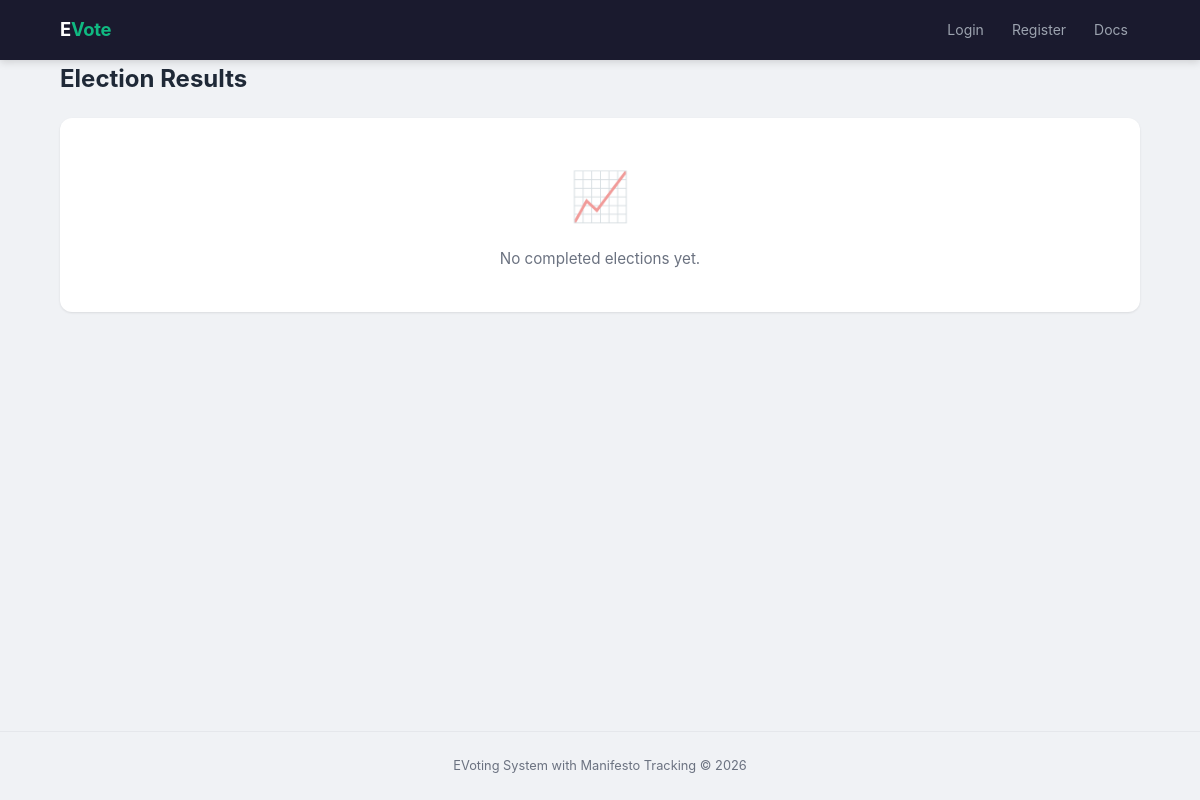
Page /results/15/ on the earlier database version.
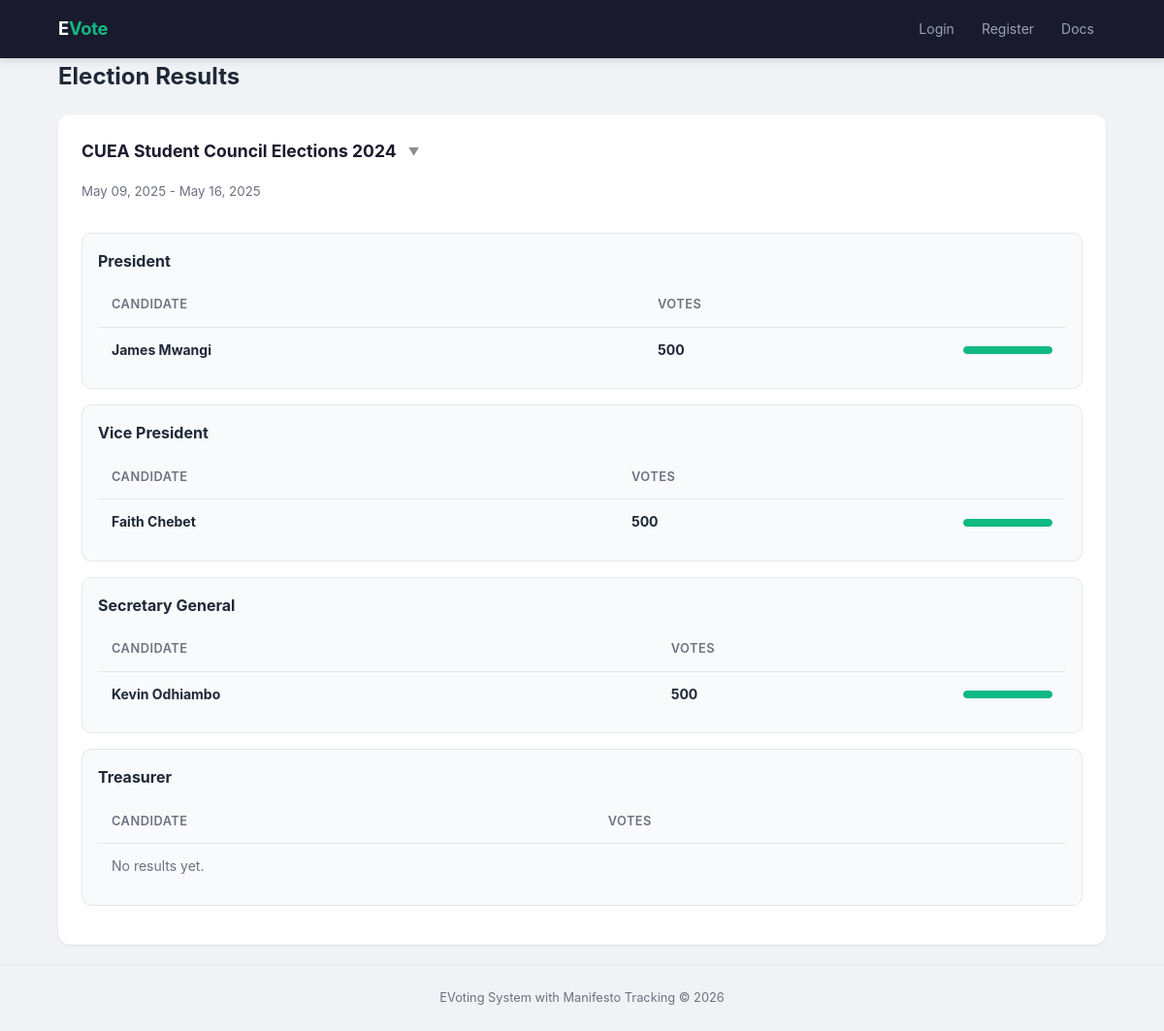
Same page on the later database version.
### core/models.py (models this page shows, shortened)
class Election(models.Model):
    title = models.CharField(max_length=200)
    description = models.TextField(blank=True)
    start_date = models.DateTimeField()
    end_date = models.DateTimeField()
    is_active = models.BooleanField(default=False)
    created_at = models.DateTimeField(auto_now_add=True)
    class Meta:
        ordering = ['-created_at']

class Position(models.Model):
    election = models.ForeignKey(Election, on_delete=models.CASCADE, related_name='positions')
    title = models.CharField(max_length=200)
    description = models.TextField(blank=True)
    max_votes = models.IntegerField(default=1)
    order = models.IntegerField(default=0)
    class Meta:
        ordering = ['order']

class Candidate(models.Model):
    APPROVAL_STATUS = [
        ('pending', 'Pending'),
        ('approved', 'Approved'),
        ('rejected', 'Rejected'),
    ]
    user = models.OneToOneField(User, on_delete=models.CASCADE, related_name='candidate_profile')
    position = models.ForeignKey(Position, on_delete=models.SET_NULL, null=True, related_name='candidates')
    election = models.ForeignKey(Election, on_delete=models.CASCADE, related_name='candidates')
    bio = models.TextField(blank=True)
    photo = models.URLField(blank=True, help_text='URL to candidate photo')
    is_approved = models.BooleanField(default=False)
    approval_status = models.CharField(max_length=20, choices=APPROVAL_STATUS, default='pending')
    rejection_reason = models.TextField(blank=True)
    created_at = models.DateTimeField(auto_now_add=True)
    class Meta:
        ordering = ['position__order', 'user__username']

class User(AbstractUser):
    ROLE_CHOICES = (
        ('voter', 'Voter'),
        ('candidate', 'Candidate'),
        ('admin', 'Admin'),
    )
    role = models.CharField(max_length=20, choices=ROLE_CHOICES, default='voter')
    is_verified = models.BooleanField(default=False)
    student_id = models.CharField(max_length=50, unique=True, null=True, blank=True)

### core/views.py (the view, shortened to what this page needs)
# urls.py: path('results/', views.results, name='results'),              # All past election results
def results(request, election_id=None):
    if election_id:
        elections = Election.objects.filter(id=election_id)
    else:
        elections = Election.objects.filter(end_date__lt=timezone.now())
    is_candidate = request.user.is_authenticated and request.user.role == 'candidate'
    view_all = request.GET.get('view_all') == '1'
    results_data = []
    for election in elections:
        positions_data = []
        for position in election.positions.all():
            candidates = Candidate.objects.filter(position=position, is_approved=True)
            candidate_data = []
            for c in candidates:
                vote_count = Vote.objects.filter(candidate=c, election=election).count()
                candidate_data.append({'candidate': c, 'vote_count': vote_count})
            candidate_data.sort(key=lambda x: x['vote_count'], reverse=True)
            positions_data.append({'position': position, 'candidates': candidate_data})
        results_data.append({'election': election, 'positions': positions_data})
    return render(request, 'core/results.html', {
        'results': results_data,
        'is_candidate': is_candidate,
        'view_all': True,
    })

### core/templates/core/results.html (shortened to what this page needs)
{% extends "core/base.html" %}
{% block content %}
<h2 class="mb-20">Election Results</h2>
{% for r in results %}
    <div class="card">
        <h3>
            {{ r.election.title }}
            <span class="collapse-toggle" onclick="toggleCollapse(this)">&#9660;</span>
        </h3>
        <small style="display:block; color:var(--text-muted); margin-bottom:16px;">{{ r.election.start_date|date:"M d, Y" }} - {{ r.election.end_date|date:"M d, Y" }}</small>
        <div class="collapse-content">
            {% for p in r.positions %}
                <div style="margin: 16px 0; padding: 16px; background: #f8fafc; border-radius: 10px; border:1px solid var(--border);">
                    <h4 style="margin-bottom:10px;">{{ p.position.title }}</h4>
                    <div style="overflow-x:auto;">
                        <table>
                            <tr><th>Candidate</th><th>Votes</th><th></th></tr>
                            {% for cd in p.candidates %}
                                {% with max_vote=p.candidates.0.vote_count %}
                                <tr>
                                    <td><strong>{{ cd.candidate.user.get_full_name|default:cd.candidate.user.username }}</strong></td>
                                    <td><strong>{{ cd.vote_count }}</strong></td>
                                    <td style="width:120px;">
                                        <div style="background:var(--border); height:8px; border-radius:4px; overflow:hidden;">
                                            <div style="height:100%; width:{% if max_vote > 0 %}{% widthratio cd.vote_count max_vote 100 %}{% else %}0{% endif %}%;
                                                {% if forloop.first %}background:var(--success){% else %}background:var(--accent){% endif %}; border-radius:4px;">
                                            </div>
                                        </div>
                                    </td>
                                </tr>
                                {% endwith %}
                            {% empty %}
                                <tr><td colspan="3" style="color:var(--text-muted);">No results yet.</td></tr>
                            {% endfor %}
                        </table>
                    </div>
                </div>
            {% endfor %}
        </div>
    </div>
{% empty %}
    <div class="card empty-state">
        <div class="icon">&#128200;</div>
        <p>No completed elections yet.</p>
    </div>
{% endfor %}
{% endblock %}

### core/templates/core/base.html (shortened to what this page needs)
<!DOCTYPE html>
<html lang="en">
<head>
</head>
<body>
    <nav>
        <div class="container">
            <a href="/" class="brand">E<span>Vote</span></a>
            <ul id="navMenu">
                {% if user.is_authenticated %}
                    <li><a href="{% url 'dashboard' %}">Dashboard</a></li>
                    {% if user.role == 'admin' %}
                        <li><a href="{% url 'admin_elections' %}">Elections</a></li>
                        <li><a href="{% url 'admin_candidates' %}">Candidates</a></li>
                        <li><a href="{% url 'admin_audit_logs' %}">Audit</a></li>
                    {% endif %}
                    {% if user.role == 'candidate' %}
                        <li><a href="{% url 'manage_manifestos' %}">Manifestos</a></li>
                    {% endif %}
                    <li><a href="{% url 'results' %}">Results</a></li>
                    <li><a href="{% url 'manifesto_tracking' %}">Tracking</a></li>
                    <li><a href="{% url 'leaderboard' %}">Leaderboard</a></li>
                    <li>
                        <form action="{% url 'logout' %}" method="post" style="display:inline">
                            {% csrf_token %}
                            <button type="submit" class="logout-btn">Logout {{ user.username }}</button>
                        </form>
                    </li>
                {% else %}
                    <li><a href="{% url 'login' %}">Login</a></li>
                    <li><a href="{% url 'register' %}">Register</a></li>
                {% endif %}
                <li><a href="{% url 'documentation' %}">Docs</a></li>
            </ul>
        </div>
    </nav>
    <div class="container" style="flex:1">
        {% block content %}{% endblock %}
    </div>
    <div class="footer">
        <p>EVoting System with Manifesto Tracking &copy; {% now "Y" %}</p>
    </div>
</body>
</html>

### core/templates/core/base.html (style rules this page uses)
:root { --primary: #1a1a2e; --primary-light: #16213e; --accent: #0f3460; --success: #10b981; --warning: #f59e0b; --danger: #ef4444; --info: #3b82f6; --bg: #f0f2f5; --card-bg: #ffffff; --text: #1f2937; --text-muted: #6b7280; --border: #e5e7eb; --radius: 12px; --shadow: 0 1px 3px rgba(0,0,0,0.06), 0 1px 2px rgba(0,0,0,0.04); --shadow-lg: 0 10px 25px rgba(0,0,0,0.08); --transition: all 0.2s ease; }
* { margin: 0; padding: 0; box-sizing: border-box; }
body { font-family: Inter, -apple-system, BlinkMacSystemFont, 'Segoe UI', Roboto, sans-serif; background: var(--bg); color: var(--text); line-height: 1.6; min-height: 100vh; display: flex; flex-direction: column; }
.container { max-width: 1120px; margin: 0 auto; padding: 0 20px; width: 100%; }
nav { background: var(--primary); padding: 0; position: sticky; top: 0; z-index: 100; box-shadow: 0 2px 8px rgba(0,0,0,0.15); }
nav .container { display: flex; justify-content: space-between; align-items: center; height: 60px; }
nav .brand { color: #fff; font-size: 1.15rem; font-weight: 700; text-decoration: none; letter-spacing: -0.3px; }
nav .brand span { color: var(--success); }
nav ul { list-style: none; display: flex; gap: 4px; align-items: center; }
nav ul li a, nav ul li button.logout-btn { color: #9ca3af; text-decoration: none; font-size: 0.875rem; padding: 8px 12px; border-radius: 6px; transition: var(--transition); font-family: inherit; }
.card { background: var(--card-bg); border-radius: var(--radius); padding: 24px; margin-bottom: 20px; box-shadow: var(--shadow); transition: var(--transition); }
.card h3 { margin-bottom: 16px; color: var(--primary); font-size: 1.1rem; }
.card h4 { margin-bottom: 12px; color: var(--text); font-size: 1rem; }
table { width: 100%; border-collapse: collapse; }
table th, table td { padding: 12px 14px; text-align: left; border-bottom: 1px solid var(--border); font-size: 0.875rem; }
table th { background: #f9fafb; font-weight: 600; color: var(--text-muted); font-size: 0.8rem; text-transform: uppercase; letter-spacing: 0.5px; }
table tr:last-child td { border-bottom: none; }
.footer { text-align: center; padding: 24px; color: var(--text-muted); font-size: 0.8rem; margin-top: auto; border-top: 1px solid var(--border); }
.collapse-toggle { cursor: pointer; font-size: 0.7rem; margin-left: 8px; opacity: 0.5; transition: transform 0.2s; display: inline-block; user-select: none; vertical-align: middle; }
.collapse-content { overflow: hidden; transition: max-height 0.3s ease; }
.mb-20 { margin-bottom: 20px; }

Differences in the rows shown:
added Election: election "CUEA Student Council Elections 2024", election.start_date "May 09, 2025", election.end_date "May 16, 2025"
added Position: position "President"
added Candidate: candidate.user.get_full_name "James Mwangi", vote_count "500", shown under "President"
added Position: position "Vice President"
added Candidate: candidate.user.get_full_name "Faith Chebet", vote_count "500", shown under "Vice President"
added Position: position "Secretary General"
added Candidate: candidate.user.get_full_name "Kevin Odhiambo", vote_count "500", shown under "Secretary General"
added Position: position "Treasurer"
Other differences:
text no longer shown: "📈 No completed elections yet."
